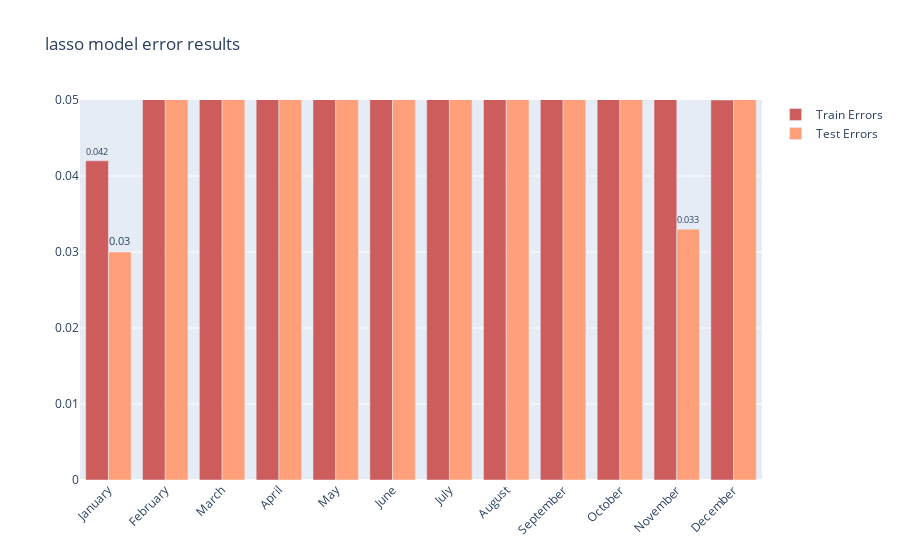

Here is the notebook cell this chart was saved with:
### Code cell
plot_resulst(train_errors,test_errors,"lasso")

### Figure 1 — Plotly figure (JSON) as saved in the notebook; plotly's stock layout.template omitted (floating-point values rounded to 4 significant figures)
{"data": [{"marker": {"color": "indianred"}, "name": "Train Errors", "text": [0.042, 0.06, 0.067, 0.096, 0.136, 0.139, 0.119, 0.117, 0.124, 0.112, 0.072, 0.05], "textposition": "outside", "type": "bar", "x": ["January", "February", "March", "April", "May", "June", "July", "August", "September", "October", "November", "December"], "y": [0.042, 0.06, 0.067, 0.096, 0.136, 0.139, 0.119, 0.117, 0.124, 0.112, 0.072, 0.05]}, {"marker": {"color": "lightsalmon"}, "name": "Test Errors", "text": [0.03, 0.106, 0.117, 0.11, 0.126, 0.118, 0.133, 0.122, 0.13, 0.069, 0.033, 0.056], "textposition": "outside", "type": "bar", "x": ["January", "February", "March", "April", "May", "June", "July", "August", "September", "October", "November", "December"], "y": [0.03, 0.106, 0.117, 0.11, 0.126, 0.118, 0.133, 0.122, 0.13, 0.069, 0.033, 0.056]}], "layout": {"barmode": "group", "title": {"text": "lasso model error results"}, "xaxis": {"tickangle": -45}, "yaxis": {"range": [0, 0.05]}}}
